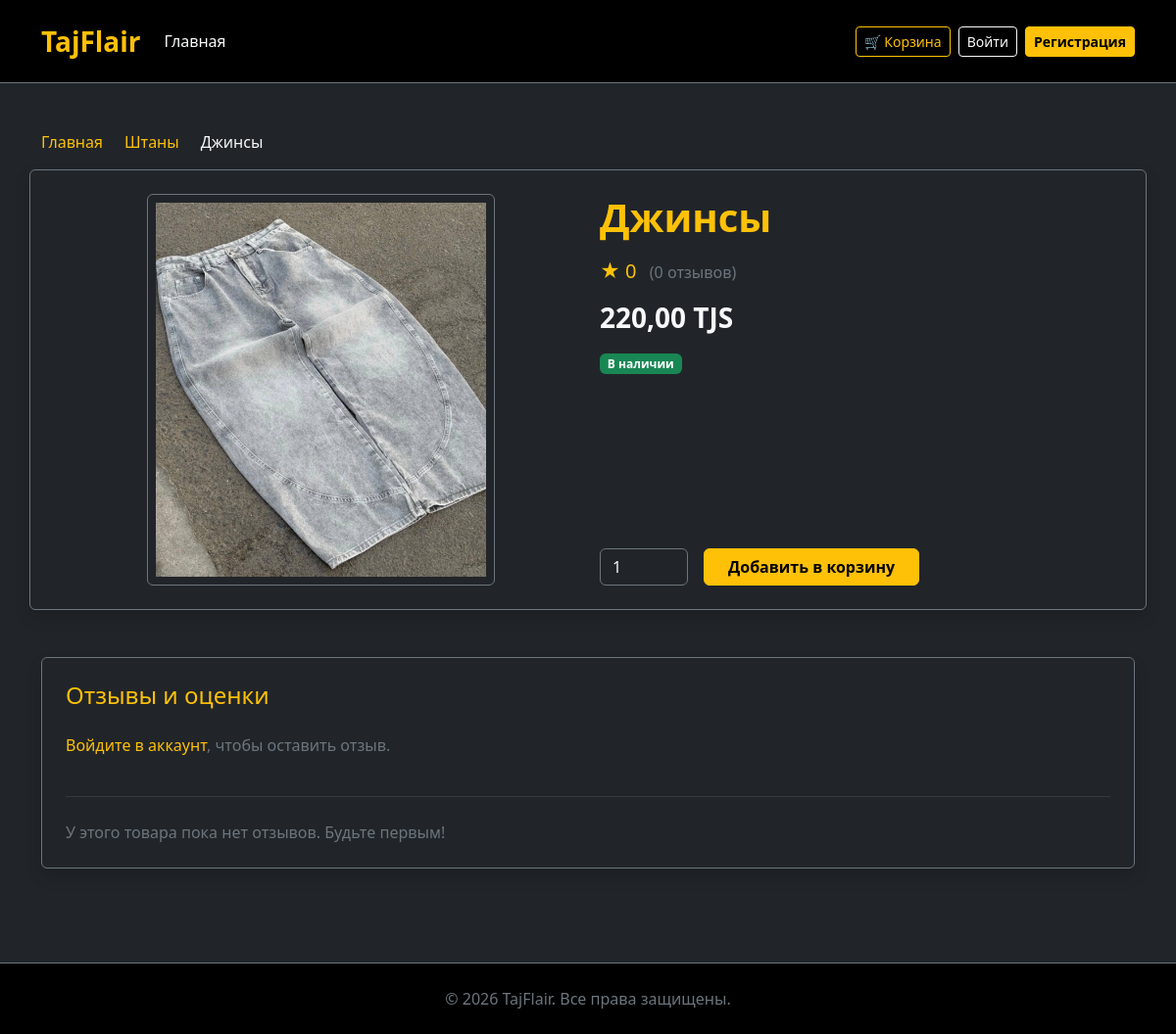
Screenshot of /product/4/ with the database file from the repository.
### shop/models.py (models this page shows, shortened)
class Product(models.Model):
  category = models.ForeignKey(
      Category,
      related_name="products",
      on_delete=models.CASCADE,
      null=True,
      blank=True,
      verbose_name="Категория",
  )
  title = models.CharField(max_length=255, verbose_name="Название")
  description = models.TextField(blank=True, verbose_name="Описание")
  price = models.DecimalField(
      max_digits=10, decimal_places=2, verbose_name="Цена"
  )
  image = models.ImageField(
      upload_to="products/", blank=True, null=True, verbose_name="Изображение"
  )
  is_available = models.BooleanField(default=True, verbose_name="В наличии")
  class Meta:
    verbose_name = "Товар"
    verbose_name_plural = "Товары"
  def get_image_url(self):
    if hasattr(self, "image") and self.image:
      return self.image.url
    if hasattr(self, "photo") and self.photo:
      return self.photo.url
    if hasattr(self, "img") and self.img:
      return self.img.url
    return ""
  def get_average_rating(self):
    reviews = self.reviews.all()
    if reviews.exists():
      return round(sum(r.rating for r in reviews) / reviews.count(), 1)
    return 0

class Category(models.Model):
  name = models.CharField(max_length=200, verbose_name="Название")
  slug = models.SlugField(unique=True, verbose_name="Slug")
  class Meta:
    verbose_name = "Категория"
    verbose_name_plural = "Категории"

### shop/views.py (the view, shortened to what this page needs)
# urls.py: path('product/<int:pk>/', views.product_detail, name='product_detail'),
def product_detail(request, pk):
  product = get_object_or_404(Product, pk=pk)
  reviews = product.reviews.all()
  return render(
      request,
      "shop/product_detail.html",
      {
          "product": product,
          "reviews": reviews,
      },
  )

### shop/context_processors.py (called while the page is built)
def cart(request):
    return {'cart': Cart(request)}

### shop/templates/shop/product_detail.html (shortened to what this page needs)
{% extends 'base.html' %}
{% block content %}
<div class="container my-5">
    <nav aria-label="breadcrumb">
        <ol class="breadcrumb">
            <li class="breadcrumb-item"><a href="{% url 'home' %}" class="text-warning text-decoration-none">Главная</a></li>
            {% if product.category %}
                <li class="breadcrumb-item"><a href="{% url 'product_list_by_category' product.category.slug %}" class="text-warning text-decoration-none">{{ product.category.name }}</a></li>
            {% endif %}
            <li class="breadcrumb-item active text-light" aria-current="page">{{ product.title }}</li>
        </ol>
    </nav>
    <div class="row bg-dark text-light border border-secondary rounded p-4 shadow">
        <div class="col-md-6 text-center mb-4 mb-md-0">
            {% if product.get_image_url %}
                <img src="{{ product.get_image_url }}" alt="{{ product.title }}" class="img-fluid rounded border border-secondary p-2 bg-dark" style="max-height: 400px; object-fit: contain;">
            {% else %}
                <div class="bg-secondary text-center py-5 rounded" style="min-height: 300px;">
                    <span class="text-light fs-4">Нет изображения</span>
                </div>
            {% endif %}
        </div>
        <div class="col-md-6 d-flex flex-column justify-content-between">
            <div>
                <h1 class="text-warning fw-bold mb-3">{{ product.title }}</h1>
                <div class="mb-3">
                    <span class="text-warning fs-5">
                        ★ {{ product.get_average_rating }}
                    </span>
                    <span class="text-secondary ms-2">({{ reviews.count }} отзывов)</span>
                </div>
                <h3 class="fw-bold mb-3">{{ product.price }} TJS</h3>
                {% if product.is_available %}
                    <span class="badge bg-success mb-3">В наличии</span>
                {% else %}
                    <span class="badge bg-danger mb-3">Нет в наличии</span>
                {% endif %}
            </div>
            {% if product.is_available %}
                <form action="{% url 'cart_add' product.id %}" method="get" class="d-flex align-items-center mt-4">
                    <input type="number" name="quantity" value="1" min="1" class="form-control bg-dark text-light border-secondary me-3" style="width: 90px;">
                    <button type="submit" class="btn btn-warning fw-bold px-4">Добавить в корзину</button>
                </form>
            {% endif %}
        </div>
    </div>
    <div class="mt-5 card bg-dark text-light border-secondary p-4 shadow">
        <h4 class="text-warning mb-4">Отзывы и оценки</h4>
        {% if user.is_authenticated %}
            <form method="post" class="mb-4 p-3 border border-secondary rounded">
                {% csrf_token %}
                <div class="mb-3">
                    <label class="form-label fw-bold">Ваша оценка:</label>
                    <select name="rating" class="form-select bg-dark text-light border-secondary" style="max-width: 180px;" required>
                        <option value="5">5 ⭐⭐⭐⭐⭐</option>
                        <option value="4">4 ⭐⭐⭐⭐</option>
                        <option value="3">3 ⭐⭐⭐</option>
                        <option value="2">2 ⭐⭐</option>
                        <option value="1">1 ⭐</option>
                    </select>
                </div>
                <div class="mb-3">
                    <label class="form-label fw-bold">Ваш отзыв:</label>
                    <textarea name="comment" class="form-control bg-dark text-light border-secondary" rows="3" required placeholder="Напишите ваше впечатление о товаре..."></textarea>
                </div>
                <button type="submit" class="btn btn-warning fw-bold">Оставить отзыв</button>
            </form>
        {% else %}
            <p class="text-secondary">
                <a href="{% url 'login' %}" class="text-warning text-decoration-none">Войдите в аккаунт</a>, чтобы оставить отзыв.
            </p>
        {% endif %}
        <hr class="border-secondary my-4">
        {% if reviews %}
            <div class="d-flex flex-column gap-3">
                {% for review in reviews %}
                    <div class="p-3 border border-secondary rounded bg-dark">
                        <div class="d-flex justify-content-between align-items-center mb-2">
                            <strong class="text-warning">{{ review.user.username }}</strong>
                            <span class="text-warning">
                                {% for i in "12345" %}
                                    {% if forloop.counter <= review.rating %}★{% else %}☆{% endif %}
                                {% endfor %}
                            </span>
                        </div>
                        <p class="mb-2 text-light">{{ review.comment }}</p>
                        <small class="text-secondary">{{ review.created_at|date:"d.m.Y H:i" }}</small>
                    </div>
                {% endfor %}
            </div>
        {% else %}
            <p class="text-secondary mb-0">У этого товара пока нет отзывов. Будьте первым!</p>
        {% endif %}
    </div>
</div>
{% endblock %}

### rows the page displays
Product: category.name "Штаны", title "Джинсы", get_image_url (picture), get_average_rating "0", count "0", price "220,00"
